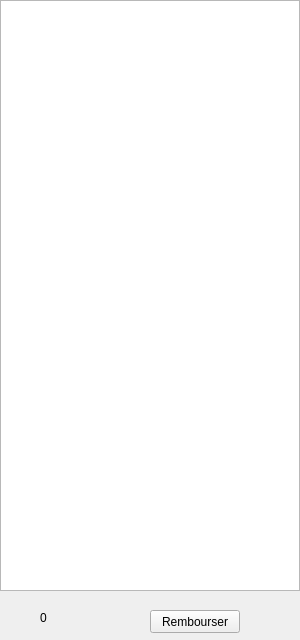
<?xml version="1.0" encoding="UTF-8"?>
<ui version="4.0">
 <class>ConsommateurSousResponsable</class>
 <widget class="QWidget" name="ConsommateurSousResponsable">
  <property name="geometry">
   <rect>
    <x>0</x>
    <y>0</y>
    <width>300</width>
    <height>640</height>
   </rect>
  </property>
  <property name="windowTitle">
   <string>Widget</string>
  </property>
  <widget class="QPushButton" name="Confirmer">
   <property name="geometry">
    <rect>
     <x>150</x>
     <y>610</y>
     <width>90</width>
     <height>23</height>
    </rect>
   </property>
   <property name="text">
    <string>Rembourser</string>
   </property>
  </widget>
  <widget class="QListWidget" name="listWidget">
   <property name="geometry">
    <rect>
     <x>0</x>
     <y>0</y>
     <width>300</width>
     <height>591</height>
    </rect>
   </property>
  </widget>
  <widget class="QLabel" name="total">
   <property name="geometry">
    <rect>
     <x>40</x>
     <y>610</y>
     <width>91</width>
     <height>16</height>
    </rect>
   </property>
   <property name="text">
    <string>0</string>
   </property>
  </widget>
 </widget>
 <resources/>
 <connections/>
</ui>
